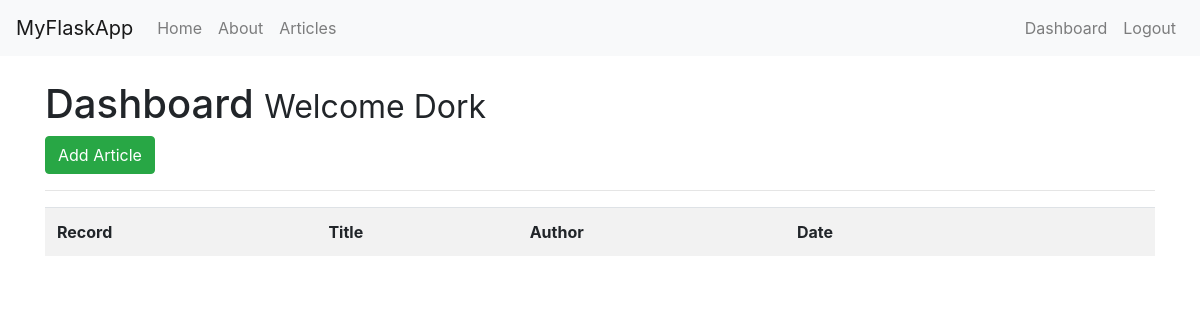
Before: /dashboard (signed in) with the older database file.
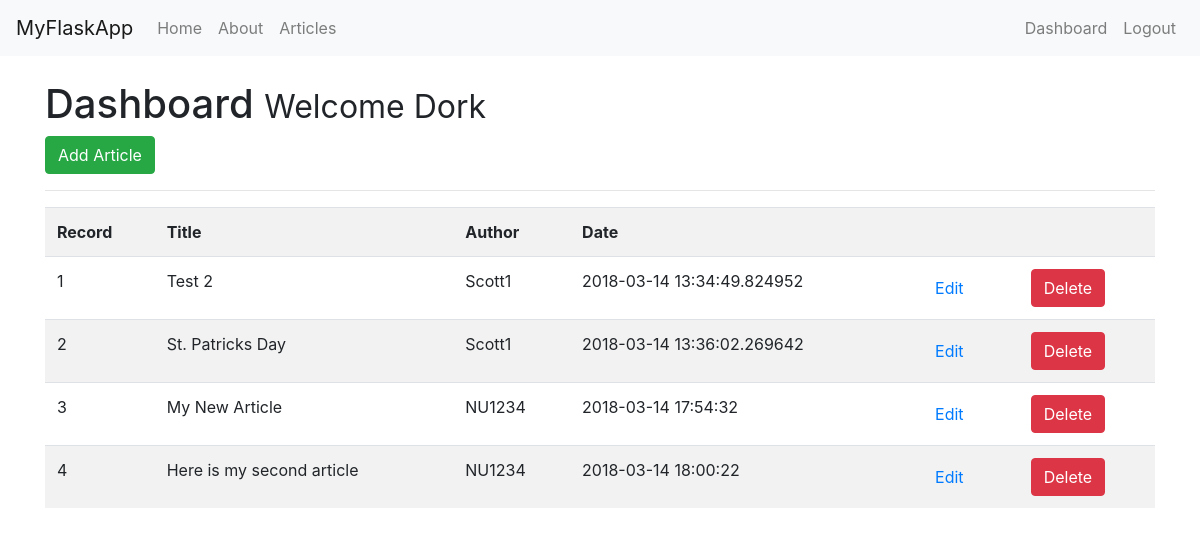
After: the same page with the newer database file.
### tables this page shows
CREATE TABLE `articles` (
	`record`	INTEGER PRIMARY KEY AUTOINCREMENT,
	`title`	TEXT,
	`author`	TEXT,
	`body`	TEXT,
	`create_date`	TEXT DEFAULT CURRENT_TIMESTAMP
);

### app.py (the view)
@app.route('/dashboard')
@is_logged_in
def dashboard():
    connection = sqlite3.connect(DATABASE)
    connection.row_factory = sqlite3.Row
    cur = connection.cursor()
    result = cur.execute("SELECT * FROM articles")
    articles = result.fetchall()
    if articles != None:
        return render_template('dashboard.html', articles=articles)
    else:
        msg = 'No Articles Found.'
        return render_template('dashboard.html', msg=msg)
    cur.close()

### app.py (called while the page is built)
def is_logged_in(f):
    @wraps(f)
    def wrap(*args, **kwargs):
        if 'logged_in' in session:
            return f(*args, **kwargs)
        else:
            flash('Unauthorized, Please login', 'danger')
            return redirect(url_for('login'))
    return wrap

### templates/dashboard.html
{% extends 'layout.html' %}
{% block body %}
    <h1>Dashboard <small> Welcome {{session.username}}</small></h1>
    <a class="btn btn-success" href="/add_article">Add Article</a>
    <hr>
    <table class="table table-striped">
        <tr>
            <th>Record</th>
            <th>Title</th>
            <th>Author</th>
            <th>Date</th>
            <th></th>
            <th></th>
        </tr>
        {% for article in articles %}
            <tr>
                <td>{{article.record}}</td>
                <td>{{article.title}}</td>
                <td>{{article.author}}</td>
                <td>{{article.create_date}}</td>
                <td><a href="edit_article/{{article.record}}" class="btn btn-default pull-right">Edit</a></td>
                <td><a href="#" class="btn btn-danger">Delete</a></td>
            </tr>
        {% endfor %}
    </table>
{% endblock %}

### templates/layout.html (shortened to what this page needs)
<!DOCTYPE html>
<html lang="en">
<head>
    <link rel="stylesheet" href="https://maxcdn.bootstrapcdn.com/bootstrap/4.0.0/css/bootstrap.min.css">
</head>
<body>
    {% include 'includes/_navbar.html' %}
    <br>
    <div class="container">
        {% block body %}{% endblock %}
    </div>
</body>
</html>

### templates/includes/_navbar.html (shortened to what this page needs)
<nav class="navbar navbar-default navbar-expand-md navbar-light bg-light">
      <a class="navbar-brand" href="/">MyFlaskApp</a>
      <div class="collapse navbar-collapse">
        <ul class="nav navbar-nav">
          <li class="nav-item"><a class="nav-link" href="/">Home</a></li>
          <li class="nav-item"><a class="nav-link" href="/about">About</a></li>
          <li class="nav-item"><a class="nav-link" href="/articles">Articles</a></li>
        </ul>
        <ul class="nav navbar-nav navbar-right ml-auto">
          {% if session.logged_in %}
          <li class="nav-item"><a class="nav-link" href="/dashboard">Dashboard</a></li>
          <li class="nav-item"><a class="nav-link" href="/logout">Logout</a></li>
          {% else %}
          <li class="nav-item"><a class="nav-link" href="/register">Register</a></li>
          <li class="nav-item"><a class="nav-link" href="/login">Login</a></li>
          {% endif %}
        </ul>
      </div>
</nav>

Changed rows visible on the page:
added articles: record "1", title "Test 2", author "Scott1", create_date "2018-03-14 13:34:49.824952"
added articles: record "2", title "St. Patricks Day", author "Scott1", create_date "2018-03-14 13:36:02.269642"
added articles: record "3", title "My New Article", author "NU1234", create_date "2018-03-14 17:54:32"
added articles: record "4", title "Here is my second article", author "NU1234", create_date "2018-03-14 18:00:22"
